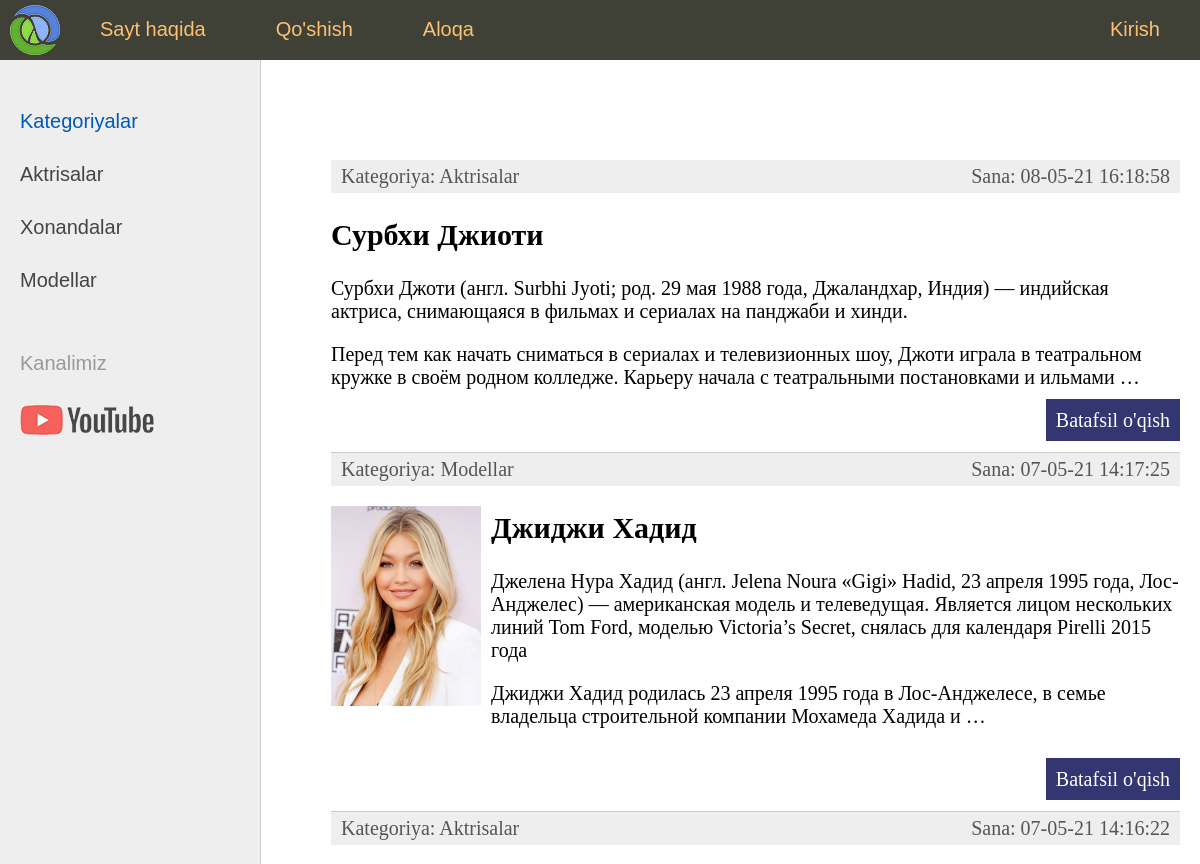
Before: / (upper part) with the older database file.
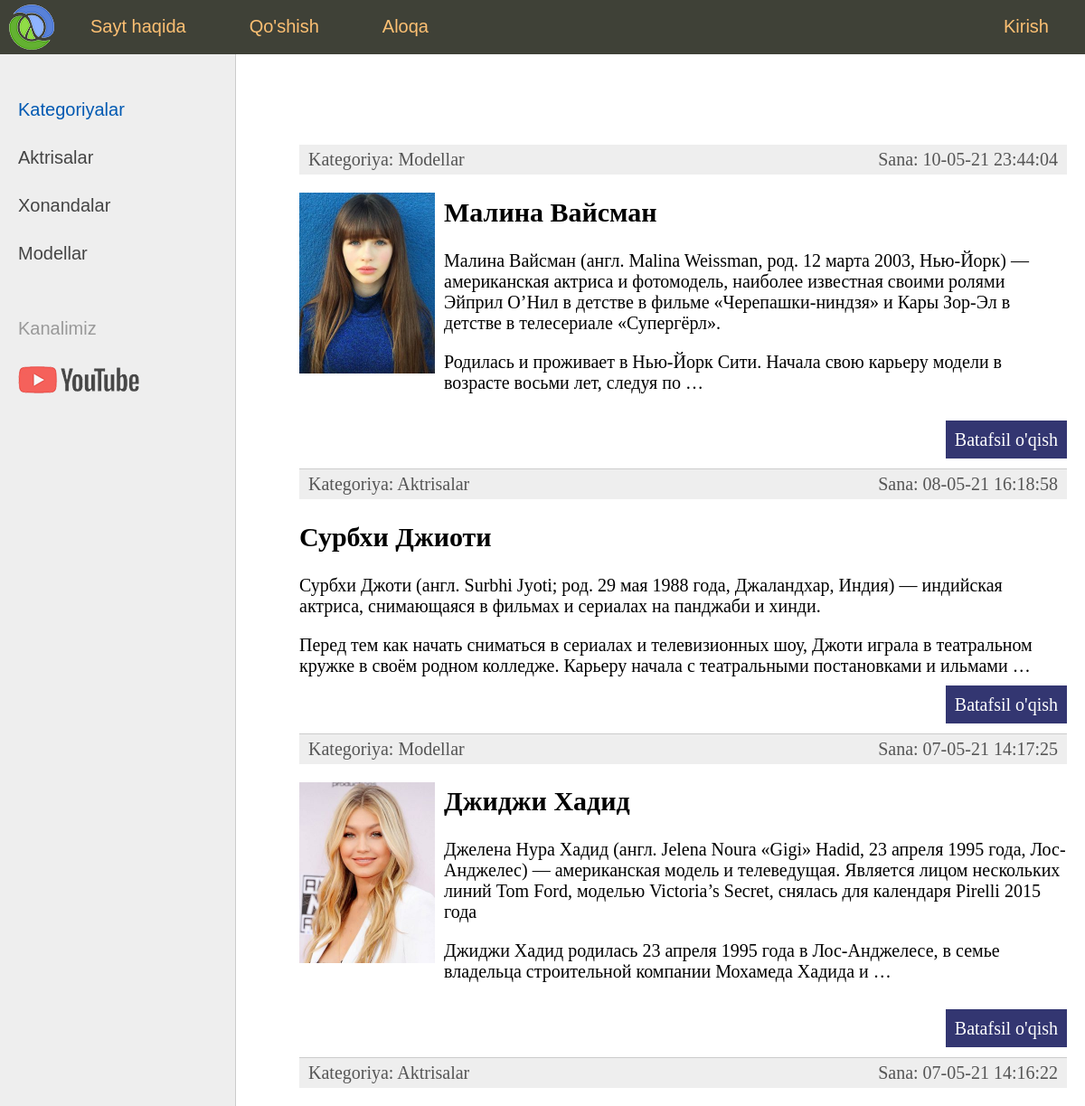
After: the same page with the newer database file.
### women/models.py (models this page shows, shortened)
class Category(models.Model):
    name = models.CharField(max_length=100, db_index=True, verbose_name = 'Kategoriya')
    slug = models.SlugField(max_length = 255, unique = True, db_index = True, verbose_name = 'URL')
    class Meta:
        verbose_name = 'Kategoriya'
        verbose_name_plural = 'Kategoriyalar'
        ordering = ['id']
    def __str__(self):
        return self.name
    def get_absolute_url(self):
        return reverse('category', kwargs = {'cat_id': self.pk})

class Women(models.Model):
    title = models.CharField(max_length = 255, verbose_name = 'Sarlavha')
    slug = models.SlugField(max_length = 255, unique = True, db_index = True, verbose_name = 'URL')
    content = models.TextField(blank = True, verbose_name = 'Matn')
    photo = models.ImageField(upload_to = 'photos/%Y/%m/%d/', verbose_name = 'Rasm')
    time_create = models.DateTimeField(auto_now_add = True, verbose_name = 'Yaratilgan sana')
    time_update = models.DateTimeField(auto_now = True, verbose_name = "O'zgartirilgan sana")
    is_published = models.BooleanField(default = True, verbose_name = 'Publikatsiya')
    cat = models.ForeignKey('Category', on_delete = models.PROTECT, verbose_name = 'Kategoriya')
    class Meta:
        verbose_name = 'Mashhur ayol'
        verbose_name_plural = 'Mashhur ayollar'
        ordering = ['-time_update']
    def get_absolute_url(self):
        return reverse('post', kwargs = {'post_slug': self.slug})

### women/views.py (the view)
# urls.py: path('', index, name = 'home'), # http://127.0.0.1:8000/
def index(request):
    posts = Women.objects.all()
    context = {
        'posts': posts,
        'menu': menu,
        'title': 'Asosiy sahifa',
        'cat_selected': 0,
    }
    return render(request, 'women/index.html', context)

### women/templatetags/women_tags.py (called while the page is built)
@register.inclusion_tag('women/list_categories.html')
def show_categories(sort=None, cat_selected=0):
    if not sort:
        cats = Category.objects.all()
    else:
        cats = Category.objects.order_by(sort)
    return {'cats': cats, 'cat_selected': cat_selected}

### women/templates/women/index.html (shortened to what this page needs)
{% extends 'women/base.html' %}
{% block content %}
<ul class="list-articles">
    {% for p in posts %}
        <li>
          <div class="article-panel">
            <p class="first">Kategoriya: {{p.cat}}</p>
            <p class="last">Sana: {{p.time_update|date:"d-m-y H:i:s"}}</p>
          </div>
          {% if p.photo %}
            <p><img class="img-article-left thumb" src="{{p.photo.url}}" alt="{{p.title}}"></p>
          {% endif %}
        <h2>{{ p.title }}</h2>
        {% autoescape off %}
        <p>{{ p.content|linebreaks|truncatewords:50 }}</p>
        {% endautoescape %}
        <p class="link-read-post"><a href="{{ p.get_absolute_url }}">Batafsil o'qish</a></p></li>
    {% endfor %}
</ul>
{% endblock %}

### women/templates/women/base.html (shortened to what this page needs)
{% load static %}
{% load women_tags %}
<!DOCTYPE html>
<html lang="en" dir="ltr">
  <head>
	  <link type="text/css" href="{% static 'women/css/styles.css' %}" rel="stylesheet" />
  </head>
  <body>
  <table class="table-page" border=0 cellpadding="0" cellspacing="0">
  <tr><td valign=top>
  {% block mainmenu %}
  		<div class="header">
  			<ul id="mainmenu" class="mainmenu">
  		<li class="logo"><a href="{% url 'home' %}"><div class="logo"></div></a></li>
  {% for m in menu %}
  	{% if not forloop.last %}
  			<li><a href="{% url m.url_name %}">{{m.title}}</a></li>
  	{% else %}
  			<li class="last"><a href="{% url m.url_name %}">{{m.title}}</a></li>
  	{% endif %}
  {% endfor %}
  			</ul>
  		</div>
  {% endblock mainmenu %}
  <table class="table-content" border=0 cellpadding="0" cellspacing="0">
  <tr>
  	<td valign="top" class="left-chapters">
  	<ul id="leftchapters">
  {% if cat_selected == 0 %}
  		<li class="selected">Kategoriyalar</li>
  {% else %}
  		<li><a href="{% url 'home' %}">Kategoriyalar</a></li>
  {% endif %}
  {% show_categories cat_selected=cat_selected %}
  		<li class="share">
  		<p>Kanalimiz</p>
  		<a class="share-yt" href="https://www.youtube.com/channel/UChL66C1F7dWGCIaOCXHzvuQ" target="_blank" rel="nofollow"></a>
  		</li>
  	</ul>
  </td>
  <td valign="top" class="content">
  	<div class="content-text">
  {% block content %}
  {% endblock %}
  	</div>
  </td></tr></table>
  </td></tr>
  </table>
  </body>
</html>

### women/templates/women/list_categories.html
{% for c in cats %}
  {% if c.pk == cat_selected %}
    <li class="selected">{{c.name}}</li>
  {% else %}
    <li><a href="{{ c.get_absolute_url }}"> {{ c.name }}</a></li>
  {% endif %}
{% endfor %}

### women/static/women/css/styles.css (style rules this page uses)
html, body { font-family: 'Arial'; margin: 0; padding: 0; height: 100%; width: 100%; color: #444; }
a { color: #0059b2; text-decoration: none; }
img { max-width: 600px; height: auto; }
img.img-article-left { max-width: 300px; height: auto; float: left; padding: 0 10px 10px 0; }
img.img-article-left.thumb { max-width: 150px; height: auto; }
p.link-read-post { text-align: right; }
p.link-read-post a { padding: 10px; min-width: 100px; background: #333671; color: #fff; text-decoration: none; }
div.article-panel { background: #eee; padding: 5px 10px 5px 10px; box-sizing border-box; overflow: hidden; color: #555; }
div.article-panel p.first { margin: 0; float: left; }
div.article-panel p.last { margin: 0; float: right; }
ul.list-articles { list-style: none; margin: 0; padding: 0; }
ul.list-articles li { border-bottom: 1px solid #ccc; }
.table-page { width: 100%; height: 100%; vertical-align: top; }
.table-page tr { height: 100%; }
.header { background: #3F4137; height: 60px; }
.logo { background: url('../images/logo.png') no-repeat 10px 5px; width: 70px; height: 60px; }
ul.mainmenu { list-style: none; margin: 0; padding: 0; height: 60px; color: #fdc073; font-size: 20px; overflow: hidden; }
ul.mainmenu li { float: left; margin: 18px 40px 0 30px; }
ul.mainmenu li.logo { margin: 0; }
ul.mainmenu li.last { float: right; }
ul.mainmenu li a { color: #fdc073; text-decoration: none; }
.table-content { width: 100%; min-height: 100%; height: 100%; }
.left-chapters { margin: 0; background: #eee; border-right: 1px solid #ccc; min-height: 100%; }
.left-chapters ul { width: 230px; min-height: 100%; margin: 0; padding: 20px 10px 10px 20px; list-style: none; font-size: 20px; }
.left-chapters ul li { margin: 30px 0 0 0; color: #999; }
.left-chapters ul li.selected { color: #0059b2; }
.left-chapters ul li a { color: #444; text-decoration: none; }
.left-chapters ul li.share { margin: 60px 0 0 0; }
.left-chapters ul li.share p { margin: 30px 0 30px 0; }
.left-chapters ul li.share a { display: inline-block; width: 40px; height: 40px; margin: 0 20px 0 0; }
.left-chapters ul li.share a.share-yt { width: 100%; height: 30px; background: url('../images/share_yt.png') no-repeat 0 0 }
.content { padding: 40px 20px 20px 40px; width: 100%; box-sizing: border-box; }
.content-text { margin: 60px 0 0 30px; color: #000; font-size: 20px; font-family: Yandex Sans Display Light; }

Changed rows visible on the page:
added Women: cat "Modellar", time_update "10-05-21 23:44:04", photo (picture), title "Малина Вайсман", content "Малина Вайсман (англ. Malina Weissman, род. 12 марта 2003, Нью-Йорк) — американская актриса и фотомодель, наиболее известная своими ролями Эйприл О’Нил в детстве в фильме «Черепашки-ниндзя» и Кары Зор-Эл в детстве в телесериале «Супергёрл». Родилась и проживает в Нью-Йорк Сити. Начала свою карьеру модели в возрасте восьми лет, следуя по …"
